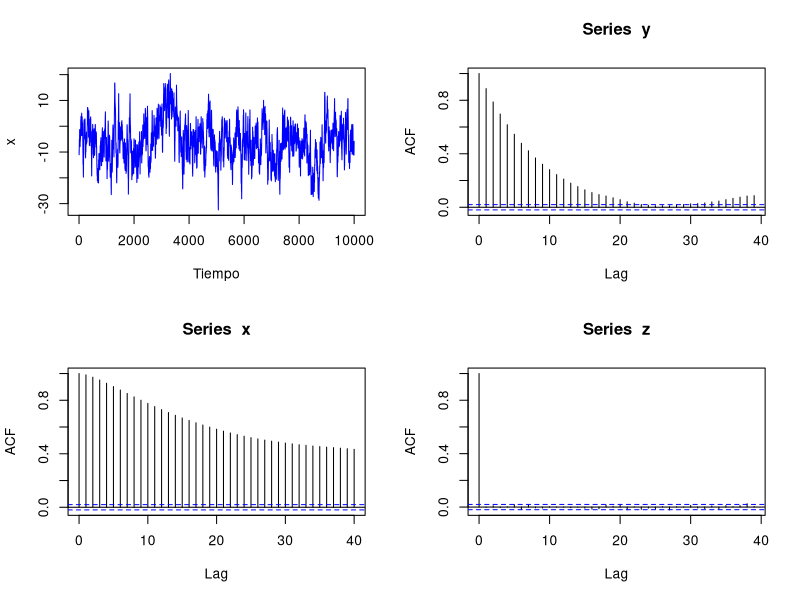
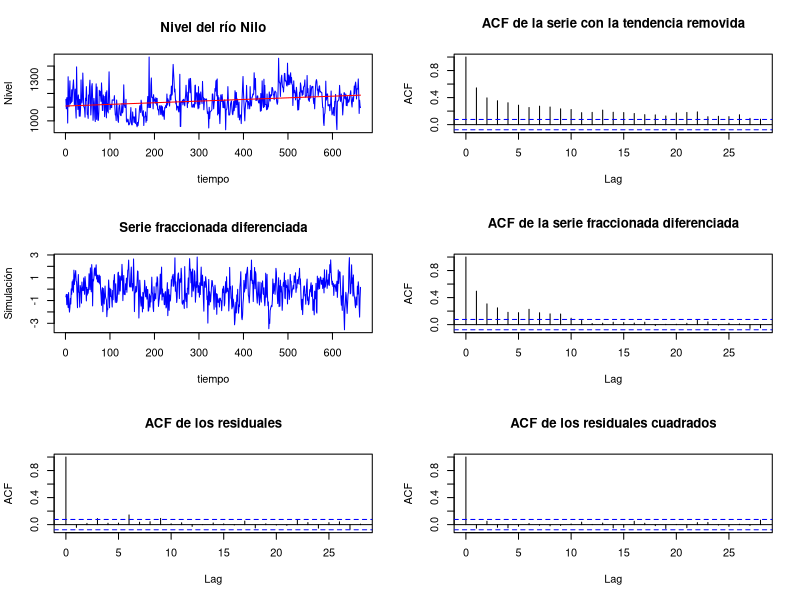
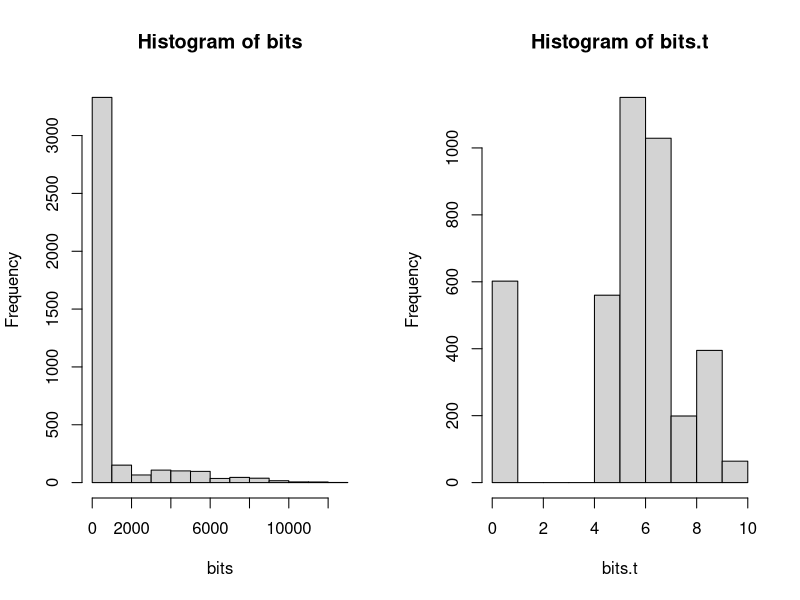
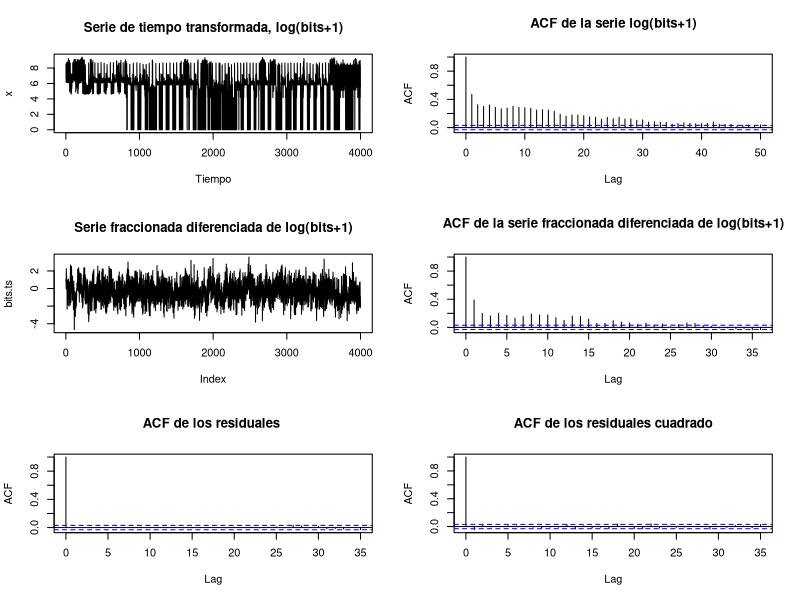
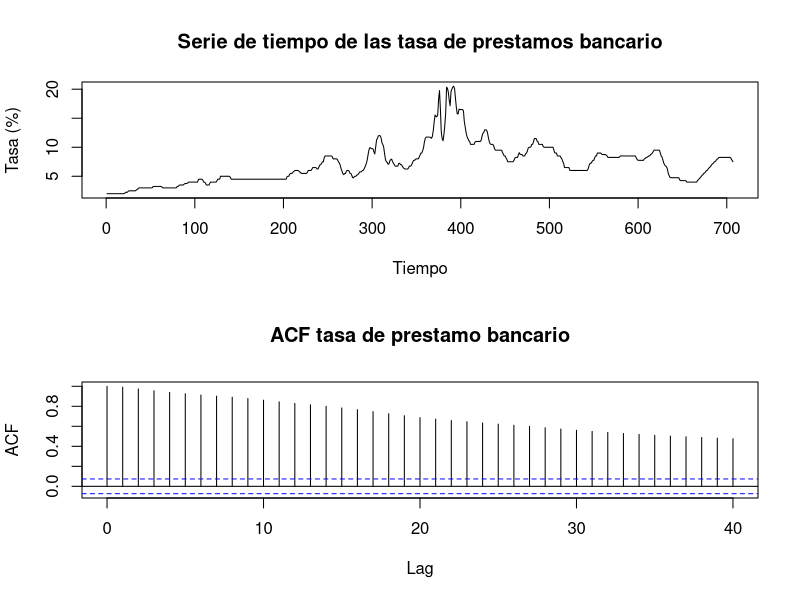
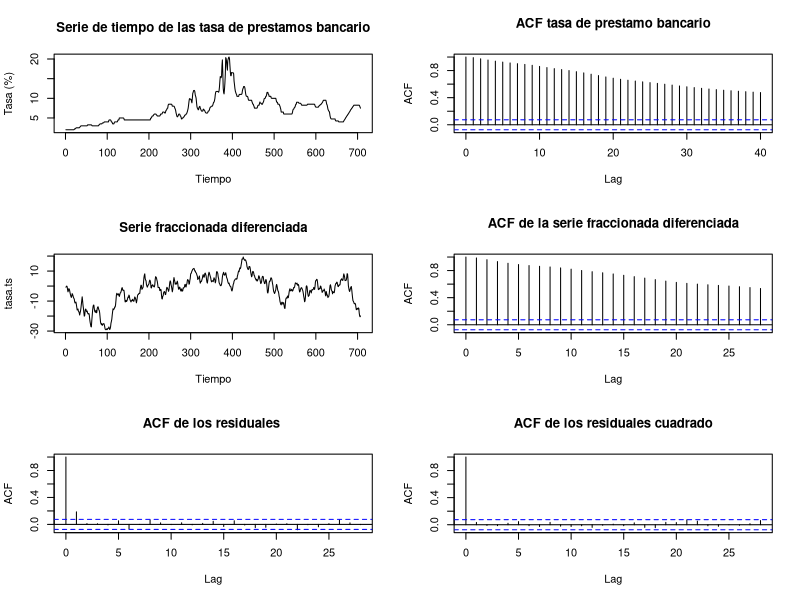
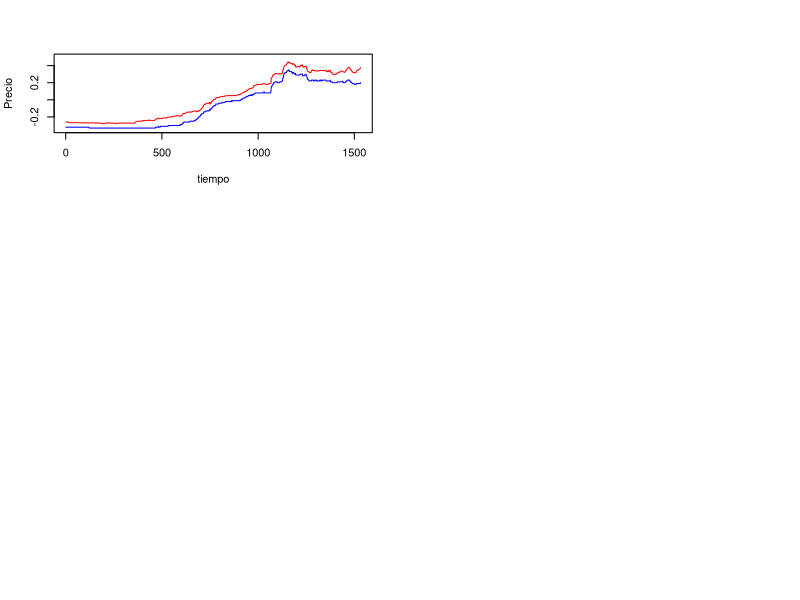
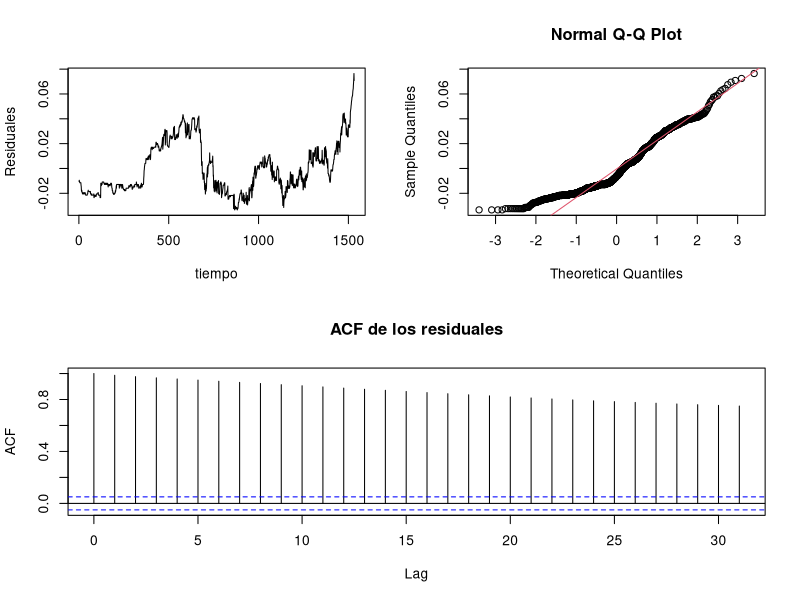

Write the R code that produced these figures, in order.
## ---- chunk 1
cf=rep(40)
d=0.45
cf[1]=-d
for (i in 1:39) cf[i+1]=-cf[i]*(d-i)/(i+1)
## ---- chunk 2
library(fracdiff)
set.seed(1)
fds.sim=fracdiff.sim(10000,ar=0.9,d=0.4)
x=fds.sim$series
fds.fit=fracdiff(x,nar = 1)
## ---- chunk 3
n <- length(x)
L <- 30
d <- fds.fit$d
fdc <- d
fdc[1] <- fdc
# Calculo de los coeficientes
for (k in 2:L) fdc[k] <- fdc[k-1] * (d+1-k) / k
y <- rep(0, L)
# Calculo de la serie fraccionadamente diferenciada
for (i in (L+1):n) {
  csm <- x[i]
  for (j in 1:L) csm <- csm + ((-1)^j) * fdc[j] * x[i-j]
  y[i] <- csm
}
y <- y[(L+1):n]
z.ar <- ar(y)
ns <- 1 + z.ar$order
z <- z.ar$res [ns:length(y)]
# Graficos
par(mfcol = c(2, 2))
plot(as.ts(x), ylab = "x", xlab="Tiempo", col="blue")
acf(x) ; acf(y) ; acf(z)
## ---- chunk 4
# Resumen
summary(fds.fit)
## ---- chunk 5
Nilo=read.table("data/Nilemin.txt", header = T)
# Variables
Nivel=Nilo$Depth
n=length(Nivel)
tiempo=seq(1:n)
# Regresion linela para removver la tendencia
y=lm(Nivel~tiempo, Nilo)
summary(y)
reg=y$coefficients[1]+y$coefficients[2]*tiempo
Nilo.det=Nivel-reg
# Ajuste de la serie fraccionada diferenciada
Nilo.frac=fracdiff(Nilo.det, nar = 1)
summary(Nilo.frac)
# Simulacion de la serie fraccionada diferenciada
Nilo.sim=fracdiff.sim(n,ar=Nilo.frac$ar,d=Nilo.frac$d)
Nilo.sim.ts=Nilo.sim$series
# Modelo AR(1) para conseguir los residuales
Nilo.ar=ar(Nilo.sim.ts,order.max = 1)
Nilo.resid=Nilo.ar$resid[2:n]
## ---- chunk 6
par(mfrow=c(3,2))
plot(tiempo,Nivel, type="l", col="blue", main="Nivel del río Nilo")
lines(tiempo,y$coefficients[1]+y$coefficients[2]*tiempo,col="red")
acf(Nilo.det, main="ACF de la serie con la tendencia removida")
plot(tiempo,Nilo.sim.ts, type="l", col="blue", ylab="Simulación", main="Serie fraccionada diferenciada")
acf(Nilo.sim.ts, main="ACF de la serie fraccionada diferenciada")
acf(Nilo.resid, main="ACF de los residuales")
acf(Nilo.resid^2, main="ACF de los residuales cuadrados")
## ---- chunk 7
LAN=read.table("data/LAN.txt", header = T)
bits=LAN$bits
# Transformacion log(bits+1)
bits.t=log(bits+1)
# Histogramas
par(mfrow=c(1,2))
hist(bits)
hist(bits.t)
# Ajuste de un modelo FARIMA con d=48
bits.frac=fracdiff(bits.t,nar=48)
summary(bits.frac)
# simulacion del proceso FARIMA
bits.sim=fracdiff.sim(length(bits),ar=bits.frac$ar, d=bits.frac$d)
bits.ts=bits.sim$series
# Modelo AR(26) para conseguir los residuales
bits.ar=ar(bits.ts,order.max = 26)
bits.resid=bits.ar$resid
# Graficos
par(mfrow=c(3,2))
plot(bits.t, type="l", main = "Serie de tiempo transformada, log(bits+1)", xlab = "Tiempo", ylab = "x")
acf(bits.t, lag.max = 50, main="ACF de la serie log(bits+1)")
plot(bits.ts, type = "l", main = "Serie fraccionada diferenciada de log(bits+1)")
acf(bits.ts, main="ACF de la serie fraccionada diferenciada de log(bits+1)")
acf(bits.resid[27:4000], main="ACF de los residuales ")
acf(bits.resid[27:4000]^2, main="ACF de los residuales cuadrado")
## ---- chunk 8
TPB=read.table("data/mprime.txt",header = T)
tasa=TPB$Interest
# Graficos
par(mfrow=c(2,1))
plot(tasa, type = "l", xlab = "Tiempo", ylab="Tasa (%)", main="Serie de tiempo de las tasa de prestamos bancario")
acf(tasa,lag.max = 40, main="ACF tasa de prestamo bancario")
# Ajuste de un modelo FARIMA con d=30
tasa.frac=fracdiff(tasa,nar=30)
summary(tasa.frac)
# simulacion del proceso FARIMA
tasa.sim=fracdiff.sim(length(tasa),ar=tasa.frac$ar, d=tasa.frac$d)
tasa.ts=tasa.sim$series
# Modelo AR(17) para conseguir los residuales
tasa.ar=ar(tasa.ts,order.max = 17)
tasa.resid=tasa.ar$resid

## ---- chunk 9
par(mfrow=c(3,2))
plot(tasa, type = "l", xlab="Tiempo", ylab="Tasa (%)",
     main="Serie de tiempo de las tasa de prestamos bancario")
acf(tasa,lag.max = 40, main="ACF tasa de prestamo bancario")
plot(tasa.ts, type = "l", xlab="Tiempo", main = "Serie fraccionada diferenciada")
acf(tasa.ts, main="ACF de la serie fraccionada diferenciada")
acf(tasa.resid[18:707], main="ACF de los residuales ")
acf(tasa.resid[18:707]^2, main="ACF de los residuales cuadrado")
## ---- chunk 10
# Series EURIBOR a 3 y 6 meses de plazo
r3t=read.table("data/EURIBOR-3m.txt", header = F)
r6t=read.table("data/EURIBOR-6m.txt", header = F)
# Grafico
plot(r3t$V2, type = "l", col="blue", ylab = "Precio", xlab = "tiempo", ylim=c(-0.35,0.5))
lines(r6t$V2, col="red")
## ---- chunk 11
# Regresion
yt=lm(r6t$V2~r3t$V2, data = r3t[,2:3])
summary(yt)
## ---- chunk 12
# Residuales
m<-matrix(c(1,2,3,3),2,2,byrow=TRUE)
layout(m)
plot(yt$residuals, type = "l", ylab = "Residuales", xlab = "tiempo")
qqnorm(yt$residuals);qqline(yt$residuals, col=2)
acf(yt$residuals, main="ACF de los residuales")
## ---- chunk 13
# Diferencias
d3t=diff(r3t$V2)
d6t=diff(r6t$V2)
# Grafico diff
par(mfrow=c(2,1))
plot(d3t, type = "l", ylab = "Diferencias", xlab = "tiempo")
plot(d6t, type = "l", ylab = "Diferencias", xlab = "tiempo")
# Regresion diff
data.diff=as.data.frame(cbind(d3t,diff(r3t$V2)))
dyt=lm(d6t~d3t, data = data.diff)
summary(dyt)
# Residuales diff
m<-matrix(c(1,2,3,3),2,2,byrow=TRUE)
layout(m)
plot(dyt$residuals, type = "l", ylab = "Residuales", xlab = "tiempo")
qqnorm(dyt$residuals);qqline(dyt$residuals, col=2)
acf(dyt$residuals, main="ACF de los residuales")
